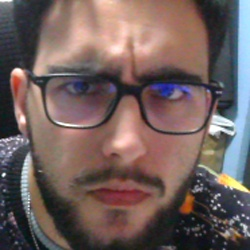
#> input picture fotos_entrenamiento/Enojo/rostro_10.jpg, 250 x 250 px, given in place of the camera
$ jupyter execute --allow-errors Captura.ipynb   (text cells are left out)
#> lines starting #> are read from the running program, lines starting #| are printed output that depends on the picture
#> further down, frame is the input picture: shape (250, 250, 3); mean B, G, R 93.7, 96.3, 114.1
#> `gray = cv2.cvtColor(frame, cv2.COLOR_BGR2GRAY)`:
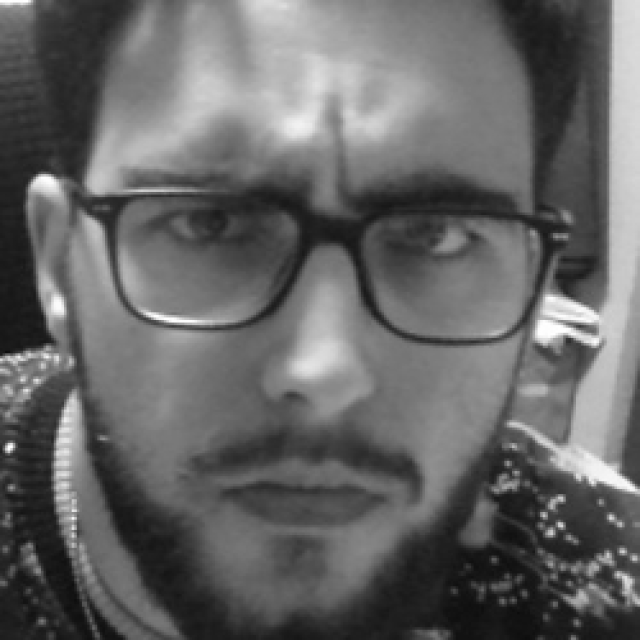
#> gray: shape (640, 640); min 12, max 255, mean 101.3
#> `faces = faceClassif.detectMultiScale(gray, scaleFactor=1.1, minNeighbo..`: faces = [[44, 50, 553, 553]]
[cell 1]
import cv2
import os
import imutils

[cell 2]
# [5 lines of commented-out code are left out]

[cell 3]
dataPath = './fotos_entrenamiento'
#> (the rest of this cell did not finish here and is left out)

[cell 4]
cap = cv2.VideoCapture(0)
if not cap.isOpened():
    cap = cv2.VideoCapture(1)
    if not cap.isOpened():
        cap = cv2.VideoCapture(0)
        if not cap.isOpened():
            print('Camera error')
            exit(0)
        else: print('Camera 0')
    else: print('Camera 1')
else: print('Camera 0')

faceClassif = cv2.CascadeClassifier(cv2.data.haarcascades+'haarcascade_frontalface_default.xml')
#El siguiente es en el rango 1400 - 1600
count = 1200

#> (the rest of this cell did not finish here and is left out)


$ run again, on fotos_entrenamiento/Enojo/rostro_1009.jpg
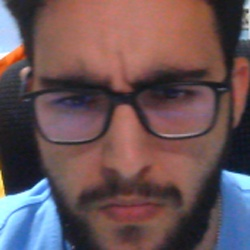
#> input picture fotos_entrenamiento/Enojo/rostro_1009.jpg, 250 x 250 px, given in place of the camera
#> frame is the input picture: shape (250, 250, 3); mean B, G, R 87, 83.8, 106.3
#> frame: shape (640, 640, 3)
#> `gray = cv2.cvtColor(frame, cv2.COLOR_BGR2GRAY)`:
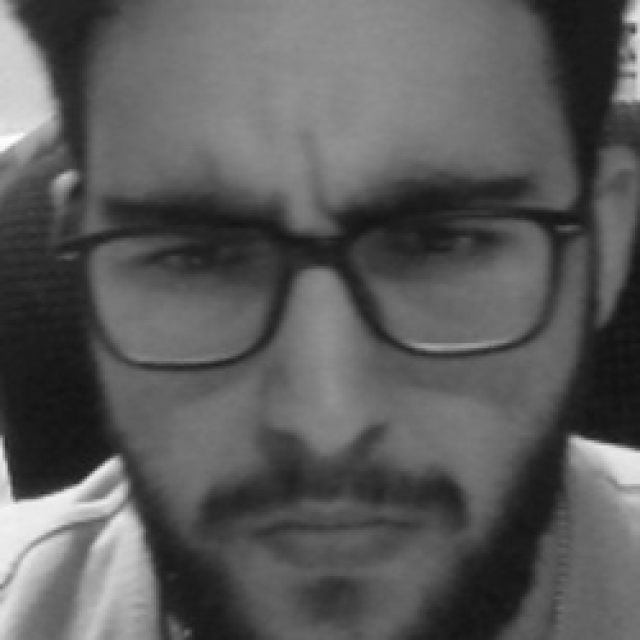
#> gray: shape (640, 640); min 17, max 255, mean 90.9
#> faces = ()
#> after the loop `for (x,y,w,h) in faces:`: count = 1200

$ run again, on fotos_entrenamiento/Enojo/rostro_1010.jpg
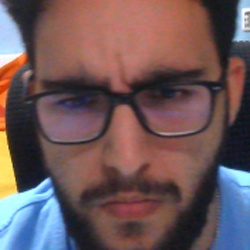
#> input picture fotos_entrenamiento/Enojo/rostro_1010.jpg, 250 x 250 px, given in place of the camera
#> frame is the input picture: shape (250, 250, 3); mean B, G, R 89.4, 87.4, 109.7
#> frame: shape (640, 640, 3)
#> `gray = cv2.cvtColor(frame, cv2.COLOR_BGR2GRAY)`:
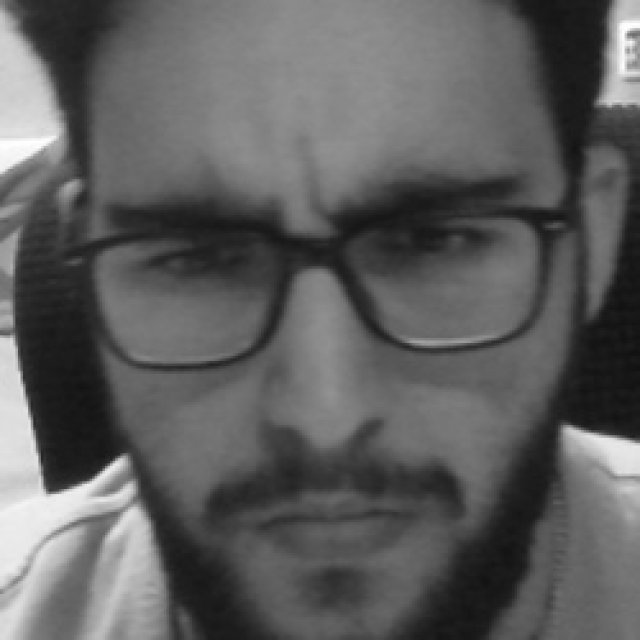
#> gray: shape (640, 640); min 17, max 254, mean 94.3
#> faces = [[37, 37, 576, 576]]

$ run again, on fotos_entrenamiento/Enojo/rostro_104.jpg
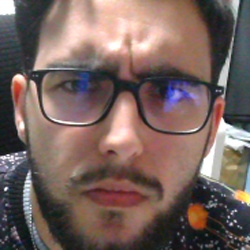
#> input picture fotos_entrenamiento/Enojo/rostro_104.jpg, 250 x 250 px, given in place of the camera
#> frame is the input picture: shape (250, 250, 3); mean B, G, R 94.4, 99.8, 119.6
#> frame: shape (640, 640, 3)
#> `gray = cv2.cvtColor(frame, cv2.COLOR_BGR2GRAY)`:
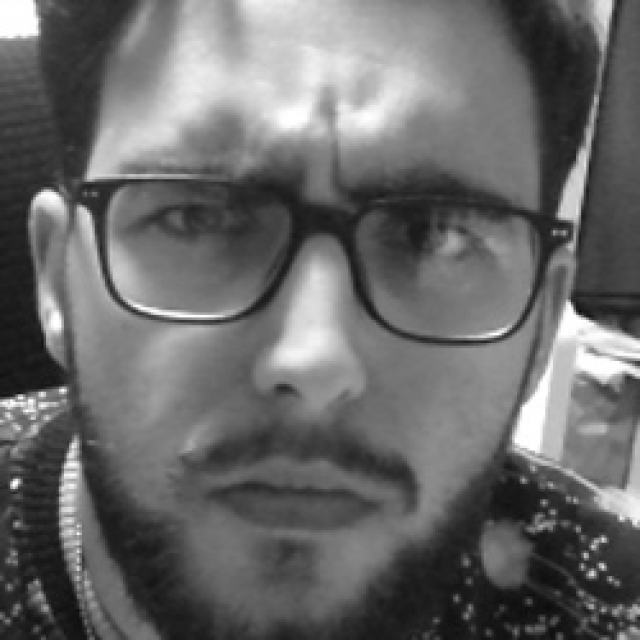
#> gray: shape (640, 640); min 9, max 255, mean 105
#> faces = [[34, 45, 559, 559]]
